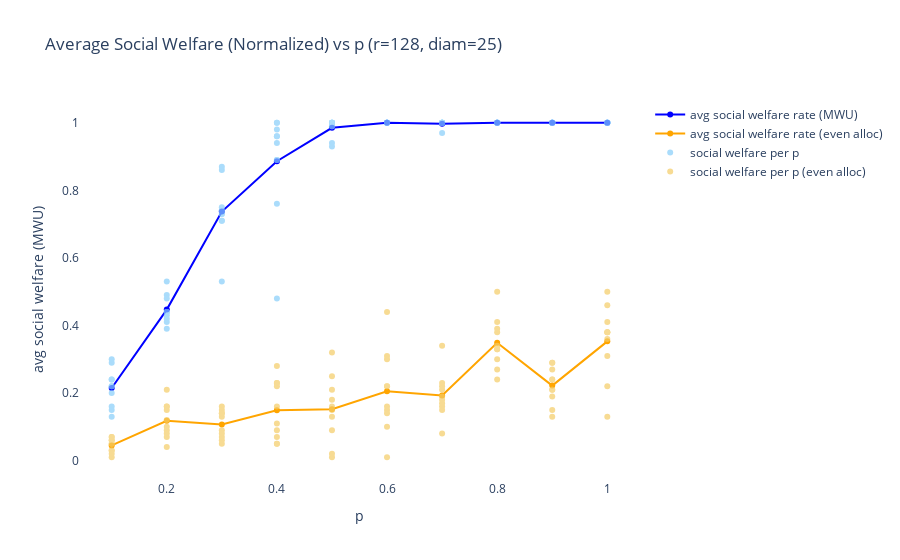
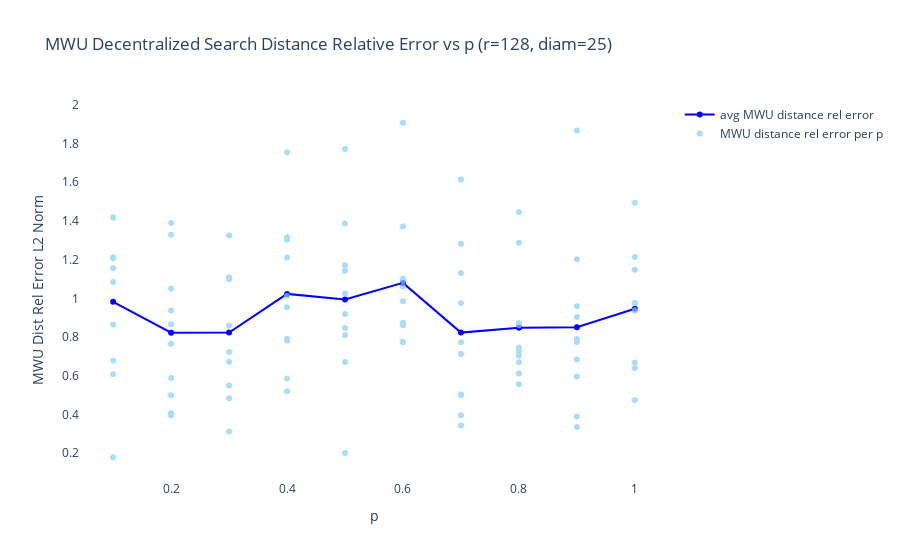
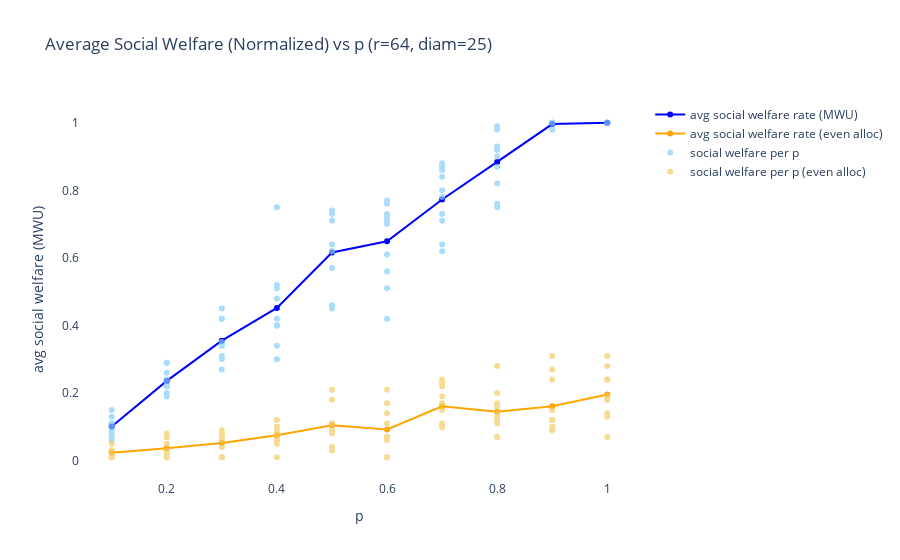
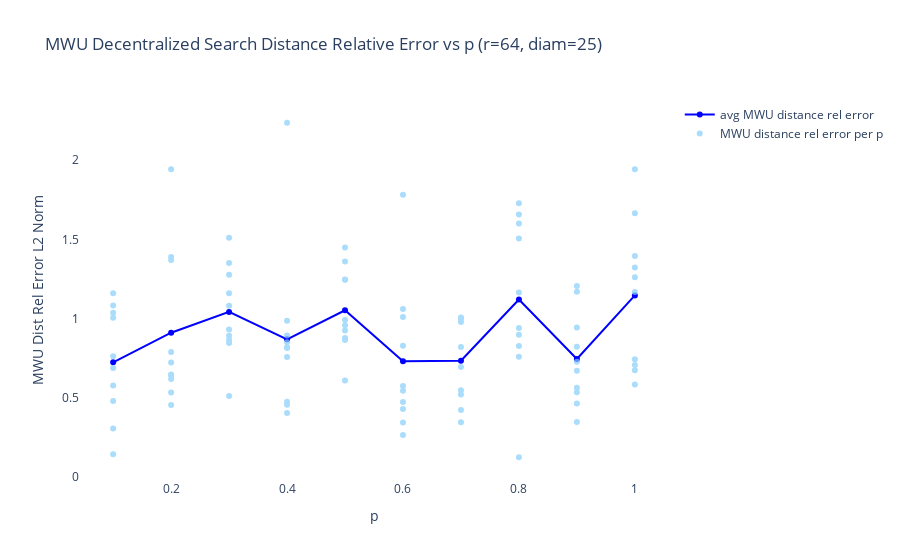

Source (notebook cell) for these figures, in order:
### Markdown cell above
## Powerlaw distributed resources

### Code cell
comp_strat(num_vertices, regularity, create_rl,
         MWU, {'lrate' : lrate}, plaw_resources=True)
